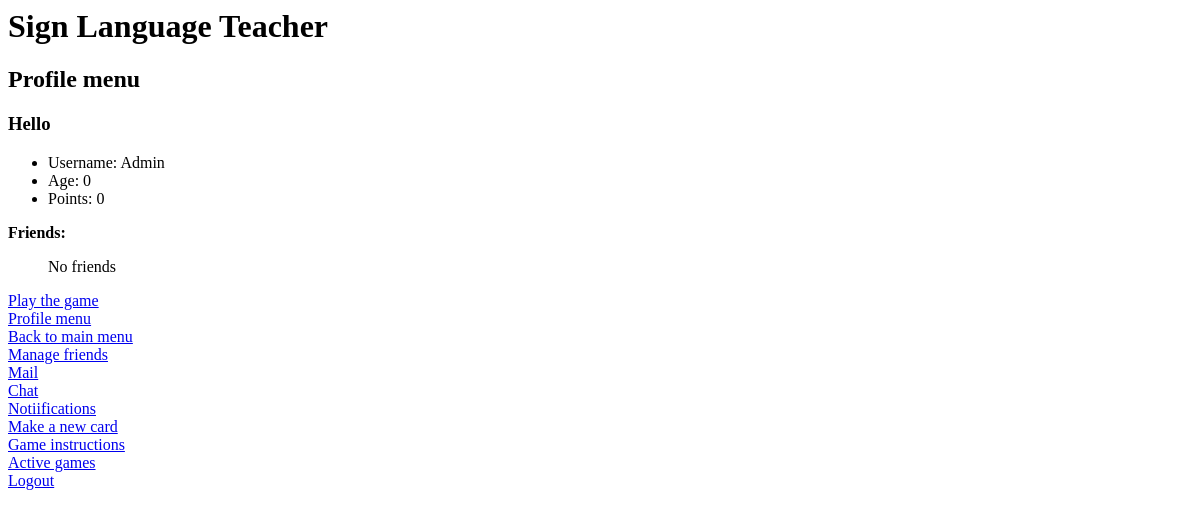
The app's page /sign-language-teacher/profile/ (signed in), older data.
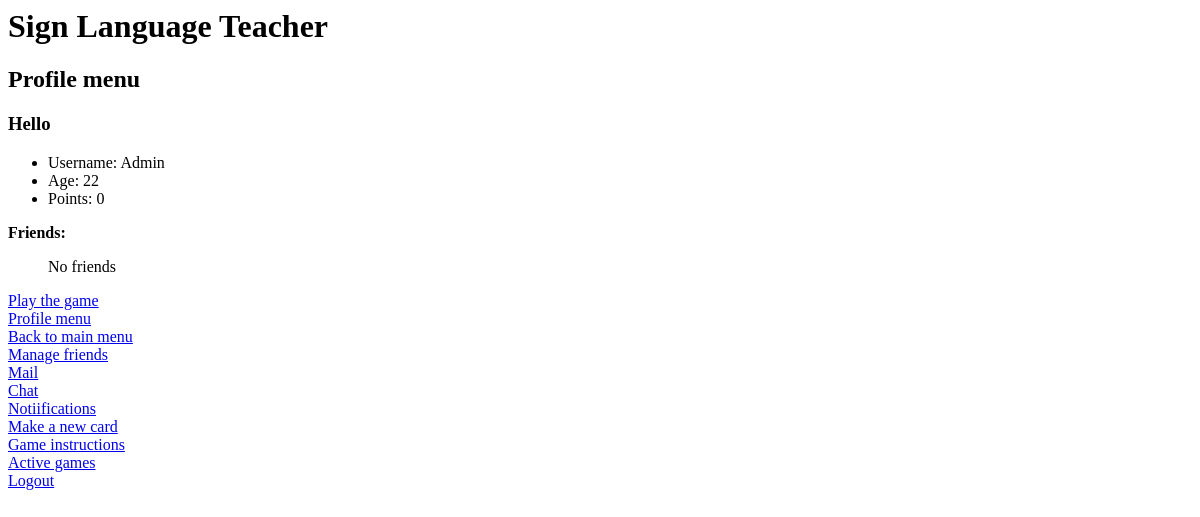
The same page, newer data.
### registration/models.py (models this page shows, shortened)
class UserProfile(models.Model):
    TYPES = (('parent', 'parent'), ('student', 'student'))
    user = models.OneToOneField(User, related_name='profile', on_delete=models.CASCADE, blank=True, null=True)
    son = models.ForeignKey(User, on_delete=models.SET_NULL, blank=True, null=True, related_name='son')
    address = models.CharField(max_length=100, default='')
    age = models.IntegerField(default=0)
    points = models.IntegerField(default=0)
    type = models.CharField(max_length=10, choices=TYPES, default='student')
    is_admin = models.BooleanField(default=False)
    suspention_time = models.DateTimeField(auto_now_add=True)
    total_minutes = models.FloatField(default=0)
    last_login = models.DateTimeField(default=datetime(2000, 1, 1))

### registration/views.py (the view)
# urls.py: path('profile/', views.profile, name='profile'),
def profile(request):
    if request.user is None or not request.user.is_authenticated:
        return HttpResponse("Not logged in")
    u1 = request.user
    try:
        friend = Friend.objects.get(current_user=u1)
        friends = list(map(lambda x: x.username, friend.users.all()))
    except (TypeError, Friend.DoesNotExist):
        friends = []
    up1 = get_object_or_404(UserProfile, user=u1)
    messagesList = Notifications.objects.filter(receiver=request.user, seen=False)
    for m in messagesList:
        messages.add_message(request, messages.INFO, m.message)
        m.seen = True
        m.save()
    return render(request, 'registration/details.html', {'user': u1, 'profile': up1, 'friends': friends})

### registration/templates/registration/details.html (shortened to what this page needs)
{% extends 'registration/index.html' %}
{% block content %}
    <h2>Profile menu</h2>
    <h3>Hello {{ user.get_full_name }}</h3>
    <ul>
        <li>Username: {{user.username}}</li>
        <li>Age: {{profile.age}}</li>
        <li>Points: {{profile.points}}</li>
    </ul>
    <p><strong>Friends:</strong></p>
    <ul>
        {% for f in friends %}
        <li>{{f}}</li>
        {% empty %}
        <p>No friends</p>
        {% endfor %}
    </ul>
{% endblock %}

Row changes from the older to the newer data that the page shows:
changed UserProfile: age "0" → "22"
